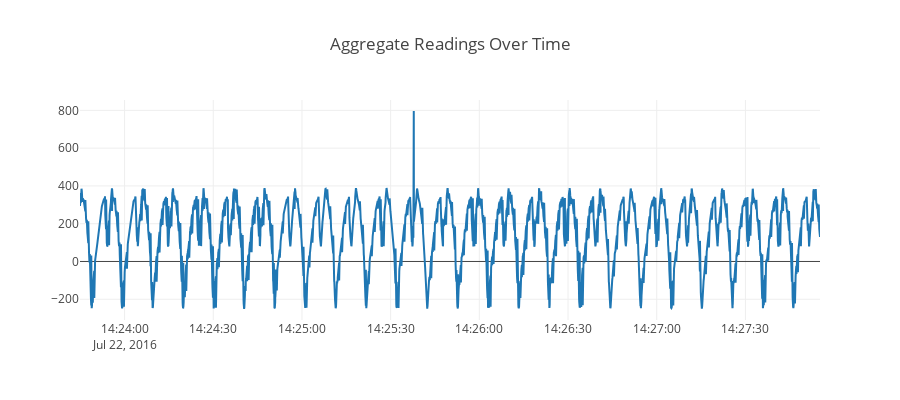

This figure's notebook cell:
### Code cell
%%local
trace = go.Scatter(
    x = df1.index[25000:30000],
    y = df1['Total'].iloc[25000:30000]
)


layout = dict(title = 'Aggregate Readings Over Time', height=400)
fig = dict(data=[trace], layout=layout)
iplot(fig)

### Figure 1 — Plotly figure (JSON) as saved in the notebook; plotly's stock layout.template omitted (floating-point values rounded to 4 significant figures; data arrays with more than 128 entries replaced by an {"elided": "..."} marker saying what was removed)
{"data": [{"type": "scatter", "x": {"elided": "5000 str values"}, "y": {"elided": "5000 float values"}}], "layout": {"height": 400, "title": "Aggregate Readings Over Time"}}
